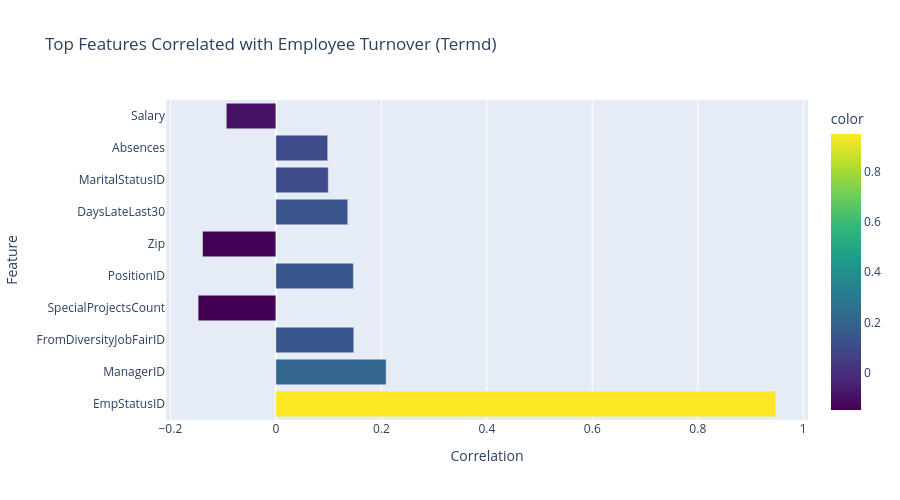

The code cell stored with this chart in its notebook:
### Code cell
import plotly.express as px

# calcul de la corrélation
corr_matrix = df.corr(numeric_only=True)

# corrélation avec la cible
corr_with_target = corr_matrix["Termd"].drop("Termd")

# tri par importance
corr_sorted = corr_with_target.sort_values(key=abs, ascending=False)

# on prend les 10 plus corrélées
top_features = corr_sorted.head(10)

fig = px.bar(
    x=top_features.values,
    y=top_features.index,
    orientation='h',
    title="Top Features Correlated with Employee Turnover (Termd)",
    labels={"x": "Correlation", "y": "Feature"},
    color=top_features.values,
    color_continuous_scale="Viridis"
)

fig.update_layout(height=500)

fig.show()

### Figure 1 — Plotly figure (JSON) as saved in the notebook; plotly's stock layout.template omitted (floating-point values rounded to 4 significant figures)
{"data": [{"alignmentgroup": "True", "hovertemplate": "Correlation=%{x}<br>Feature=%{y}<br>color=%{marker.color}<extra></extra>", "legendgroup": "", "marker": {"color": [0.9481, 0.2091, 0.1477, -0.1474, 0.147, -0.139, 0.1364, 0.09937, 0.09827, -0.09399], "coloraxis": "coloraxis", "pattern": {"shape": ""}}, "name": "", "offsetgroup": "", "orientation": "h", "showlegend": false, "textposition": "auto", "type": "bar", "x": [0.9481, 0.2091, 0.1477, -0.1474, 0.147, -0.139, 0.1364, 0.09937, 0.09827, -0.09399], "xaxis": "x", "y": ["EmpStatusID", "ManagerID", "FromDiversityJobFairID", "SpecialProjectsCount", "PositionID", "Zip", "DaysLateLast30", "MaritalStatusID", "Absences", "Salary"], "yaxis": "y"}], "layout": {"barmode": "relative", "coloraxis": {"colorbar": {"title": {"text": "color"}}, "colorscale": [[0, "#440154"], [0.1111, "#482878"], [0.2222, "#3e4989"], [0.3333, "#31688e"], [0.4444, "#26828e"], [0.5556, "#1f9e89"], [0.6667, "#35b779"], [0.7778, "#6ece58"], [0.8889, "#b5de2b"], [1, "#fde725"]]}, "height": 500, "legend": {"tracegroupgap": 0}, "title": {"text": "Top Features Correlated with Employee Turnover (Termd)"}, "xaxis": {"anchor": "y", "domain": [0, 1], "title": {"text": "Correlation"}}, "yaxis": {"anchor": "x", "domain": [0, 1], "title": {"text": "Feature"}}}}
